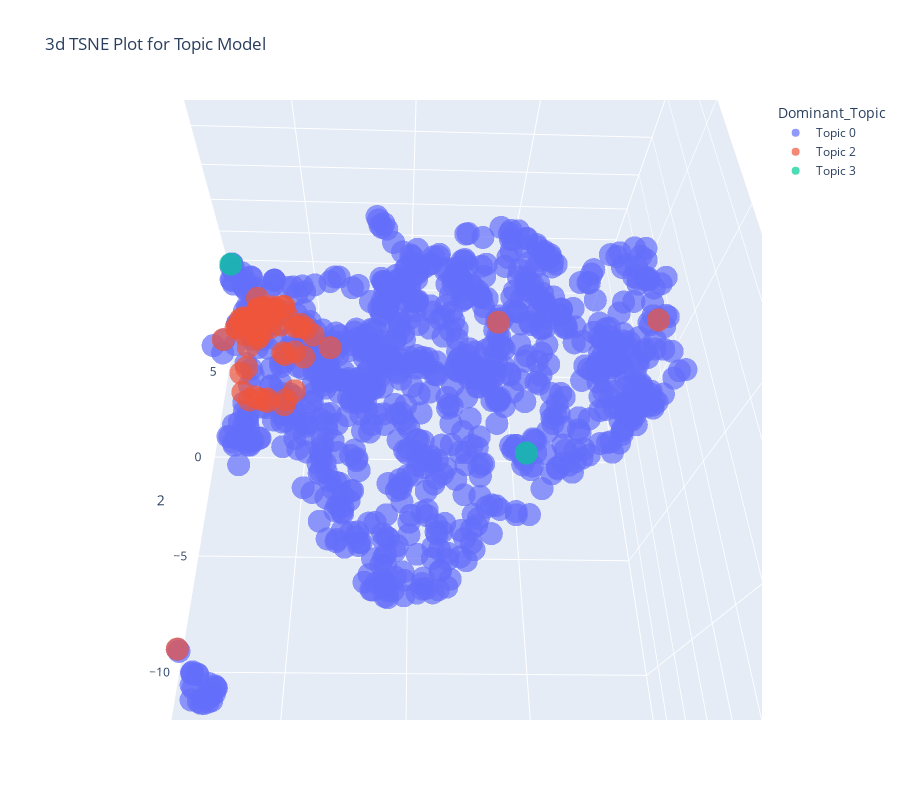

Notebook code for this chart:
### Code cell
plot_model(lsi, plot = 'tsne')

### Figure 1 — Plotly figure (JSON) as saved in the notebook; plotly's stock layout.template omitted (floating-point values rounded to 4 significant figures; data arrays with more than 128 entries replaced by an {"elided": "..."} marker saying what was removed)
{"data": [{"hovertemplate": "Dominant_Topic=Topic 0<br>0=%{x}<br>1=%{y}<br>2=%{z}<extra></extra>", "legendgroup": "Topic 0", "marker": {"color": "#636efa", "opacity": 0.7, "symbol": "circle"}, "mode": "markers", "name": "Topic 0", "scene": "scene", "showlegend": true, "type": "scatter3d", "x": {"elided": "928 float values"}, "y": {"elided": "928 float values"}, "z": {"elided": "928 float values"}}, {"hovertemplate": "Dominant_Topic=Topic 2<br>0=%{x}<br>1=%{y}<br>2=%{z}<extra></extra>", "legendgroup": "Topic 2", "marker": {"color": "#EF553B", "opacity": 0.7, "symbol": "circle"}, "mode": "markers", "name": "Topic 2", "scene": "scene", "showlegend": true, "type": "scatter3d", "x": [-1.354, -1.455, -8.14, -6.553, -2.423, -7.683, 0.587, -2.788, -2.599, -5.475, -6.476, -2.004, -6.739, -1.689, -0.03263, -8.376, -0.1032, -6.669, -4.387, -2.475, -6.091, -1.568, -1.38, -3.653, -5.431, -8.357, -5.92, -2.814, 1.979, -5.824, -6.042, -7.18, -1.984, -8.136, -1.123, -7.902, -4.396, -6.603, -2.702, -5.505, -2.704, -1.92, -7.3, -3.764, -6.741, -0.3342, -1.465, -1.737, -4.602, -5.167, -5.02, -7.831, -0.09225, -5.235, -3.61, -6.169, -2.468, -2.134, 1.989, -5.203, -6.64, -6.911, 4.835, -1.705, -8.128, -6.877, -6.235, -6.91], "y": [5.944, 5.279, 4.483, 4.829, 6.346, 4.447, 6.964, 6.394, -3.149, 5.125, 3.64, 6.328, 3.451, 4.765, 6.297, 3.66, 7.066, 4.307, 3.396, 4.407, 4.722, 5.504, 6.417, 5.969, 4.989, 3.708, 5.101, 6.159, 7.253, 4.957, 4.891, 4.235, 5.161, 4.042, 4.98, 4.083, 5.278, 4.859, 6.151, 5.129, 6.461, 6.493, 3.771, 6.32, 4.026, 6.468, 5.729, 6.44, 2.767, -8.08, 5.203, 4.502, 6.196, 5.181, 3.763, 3.548, 4.449, 7.021, 7.048, 5.029, 4.451, 4.623, 5.399, 4.431, 3.969, 4.543, 3.361, 4.797], "z": [-2.393, -2.51, -3.327, -2.411, 0.5404, -3.281, 2.06, -0.2427, 0.4238, -2.228, -3.003, 0.7282, -3.122, -0.5775, 2.131, -3.803, 2.304, -2.672, -1.714, -3.07, -2.527, -2.495, 1.096, -0.6601, -1.964, -3.787, -3.381, 0.07901, 1.064, -2.616, -2.981, -3.613, -2.751, -3.631, -0.08679, -3.663, -1.675, -2.647, 0.2987, -1.924, -0.1354, 0.6501, -3.25, -11.91, -3.157, -0.259, -2.328, 0.7947, -2.379, -1.412, -1.838, -3.514, 1.475, -2.221, -2.062, -2.788, -3.277, -0.2716, 0.09872, -2.363, -3.01, -3.815, 2.091, -0.4559, -3.676, -2.631, -2.878, -3.191]}, {"hovertemplate": "Dominant_Topic=Topic 3<br>0=%{x}<br>1=%{y}<br>2=%{z}<extra></extra>", "legendgroup": "Topic 3", "marker": {"color": "#00cc96", "opacity": 0.7, "symbol": "circle"}, "mode": "markers", "name": "Topic 3", "scene": "scene", "showlegend": true, "type": "scatter3d", "x": [2.002, 2.565], "y": [-4.672, 8.689], "z": [-2.584, 7.781]}], "layout": {"dragmode": "zoom", "height": 800, "legend": {"title": {"text": "Dominant_Topic"}, "tracegroupgap": 0}, "scene": {"aspectmode": "auto", "aspectratio": {"x": 0.8475, "y": 0.9881, "z": 1.194}, "camera": {"center": {"x": 0, "y": 0, "z": 0}, "eye": {"x": -1.214, "y": 0.03716, "z": -0.7555}, "projection": {"type": "perspective"}, "up": {"x": 0, "y": 0, "z": 1}}, "domain": {"x": [0, 1], "y": [0, 1]}, "dragmode": "turntable", "xaxis": {"title": {"text": "0"}, "type": "linear"}, "yaxis": {"title": {"text": "1"}, "type": "linear"}, "zaxis": {"title": {"text": "2"}, "type": "linear"}}, "title": {"text": "3d TSNE Plot for Topic Model"}, "width": 900}}
